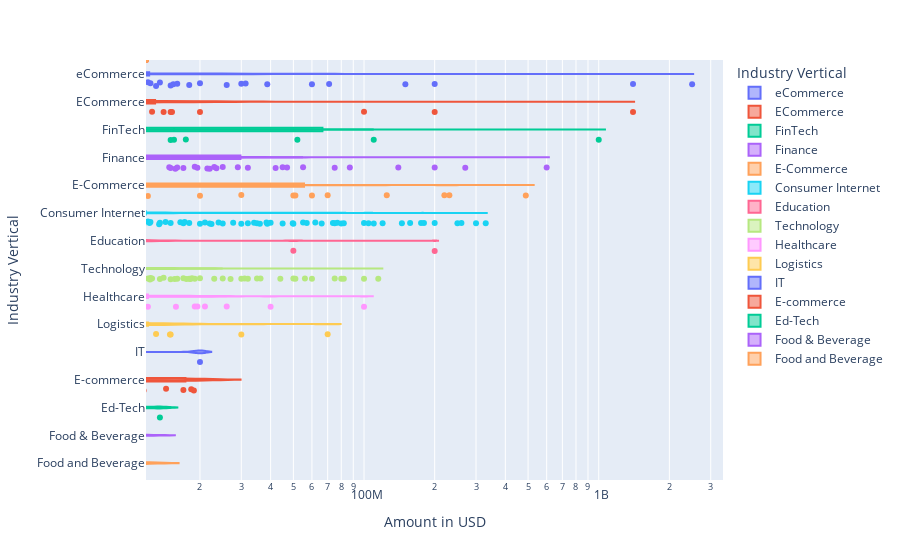

Here is the notebook cell this chart was saved with:
### Code cell
# violin plot
fig = px.violin(df_top_industry_vertical, x="Amount in USD", y="Industry Vertical", color="Industry Vertical", hover_name="Startup Name", log_x=True, box=True, points="all",)
fig.show()

### Figure 1 — Plotly figure (JSON) as saved in the notebook; plotly's stock layout.template omitted (floating-point values rounded to 4 significant figures; data arrays with more than 128 entries replaced by an {"elided": "..."} marker saying what was removed)
{"data": [{"alignmentgroup": "True", "box": {"visible": true}, "hovertemplate": "<b>%{hovertext}</b><br><br>Industry Vertical=%{y}<br>Amount in USD=%{x}<extra></extra>", "hovertext": ["Flipkart", "Flipkart", "Snapdeal", "BigBasket", "Flipkart", "Paytm", "Flipkart", "Pepperfry", "BlueStone", "Power2SME", "Droom", "PharmEasy", "StoreKing", "Yatra.com", "1mg", "Koovs", "Hopscotch", "Nykaa", "Moglix", "OfBusiness", "Power2SME", "Infibeam", "Jumbotail", "Zilingo", "Shopclues", "Stalk Buy Love", "Ninjacart", "Flyrobe", "Big Basket", "Koovs", "Moglix", "Clovia", "Collateral Medical", "LatestOne", "FarmLink", "MyGubbi", "Fynd", "Bombay Shaving Company", "Chaayos", "Chumbak", "SaleBhai", "UrDoorStep", "eShakti", "GoZefo", "Seniority", "ShopsUp", "kredX", "HappilyUnmarried", "YepMe", "perpule", "Bombay Shaving Company", "Fynd", "Giftxoxo", "Mojarto", "Vithi.com", "Prozo", "Spares Hub", "MCaffeine", "eQuickies", "TripShelf", "RentOnGo", "Brick2Wall", "Rootefy", "Promon", "Vegetall", "Indofash", "LetReach", "Funcart", "FabX", "VivoCarat", "Medzin", "Leopetra", "MamaEarth"], "legendgroup": "eCommerce", "marker": {"color": "#636efa"}, "name": "eCommerce", "offsetgroup": "eCommerce", "orientation": "h", "points": "all", "scalegroup": "True", "showlegend": true, "type": "violin", "x": [2500000000, 1400000000, 200000000, 150000000, 71000000, 60000000, 38700000, 31300000, 30000000, 26000000, 20000000, 18000000, 16000000, 15400000, 15000000, 13500000, 13000000, 12300000, 12000000, 11100000, 10000000, 8800000, 8500000, 8000000, 7700000, 6000000, 5500000, 5300000, 5000000, 4400000, 4200000, 4000000, 3500000, 3350000, 3000000, 2700000, 2400000, 2300000, 2000000, 1700000, 1500000, 1400000, 1350000, 1050000, 1000000, 963000, 750000, 740000, 700000, 650000, 600000, 500000, 450000, 445000, 375000, 315000, 311000, 300000, 298000, 250000, 234000, 200000, 187000, 180000, 162000, 150000, 100000, 70000, 68000, 50000, 45000, 40000, null], "x0": " ", "xaxis": "x", "y": ["eCommerce", "eCommerce", "eCommerce", "eCommerce", "eCommerce", "eCommerce", "eCommerce", "eCommerce", "eCommerce", "eCommerce", "eCommerce", "eCommerce", "eCommerce", "eCommerce", "eCommerce", "eCommerce", "eCommerce", "eCommerce", "eCommerce", "eCommerce", "eCommerce", "eCommerce", "eCommerce", "eCommerce", "eCommerce", "eCommerce", "eCommerce", "eCommerce", "eCommerce", "eCommerce", "eCommerce", "eCommerce", "eCommerce", "eCommerce", "eCommerce", "eCommerce", "eCommerce", "eCommerce", "eCommerce", "eCommerce", "eCommerce", "eCommerce", "eCommerce", "eCommerce", "eCommerce", "eCommerce", "eCommerce", "eCommerce", "eCommerce", "eCommerce", "eCommerce", "eCommerce", "eCommerce", "eCommerce", "eCommerce", "eCommerce", "eCommerce", "eCommerce", "eCommerce", "eCommerce", "eCommerce", "eCommerce", "eCommerce", "eCommerce", "eCommerce", "eCommerce", "eCommerce", "eCommerce", "eCommerce", "eCommerce", "eCommerce", "eCommerce", "eCommerce"], "y0": " ", "yaxis": "y"}, {"alignmentgroup": "True", "box": {"visible": true}, "hovertemplate": "<b>%{hovertext}</b><br><br>Industry Vertical=%{y}<br>Amount in USD=%{x}<extra></extra>", "hovertext": ["Paytm", "Paytm", "Shopclues", "Just Buy Live", "Urban Ladder", "Universal Sportsbiz Pvt. Ltd", "NetMeds", "Xpressbees", "Licious", "Zefo", "Wooplr", "SnapBizz", "BigBasket", "Voonik", "Koovs", "Truebil", "Jaypore", "IMbesharam", "Yaantra", "Ninjacart", "IndustryBuying", "DailyObjects", "The Good Life", "Fynd", "Careongo", "PinkBlue", "RoadGods", "Johari Shop", "Perfumery", "FreshBoxx"], "legendgroup": "ECommerce", "marker": {"color": "#EF553B"}, "name": "ECommerce", "offsetgroup": "ECommerce", "orientation": "h", "points": "all", "scalegroup": "True", "showlegend": true, "type": "violin", "x": [1400000000, 200000000, 100000000, 20000000, 15200000, 15000000, 14000000, 12500000, 10000000, 9200000, 8000000, 7200000, 7000000, 6000000, 5400000, 5150000, 5000000, 4000000, 3100000, 3000000, 1800000, 1400000, 1000000, 500000, 300000, 223608, 100000, 94000, 30000, null], "x0": " ", "xaxis": "x", "y": ["ECommerce", "ECommerce", "ECommerce", "ECommerce", "ECommerce", "ECommerce", "ECommerce", "ECommerce", "ECommerce", "ECommerce", "ECommerce", "ECommerce", "ECommerce", "ECommerce", "ECommerce", "ECommerce", "ECommerce", "ECommerce", "ECommerce", "ECommerce", "ECommerce", "ECommerce", "ECommerce", "ECommerce", "ECommerce", "ECommerce", "ECommerce", "ECommerce", "ECommerce", "ECommerce"], "y0": " ", "yaxis": "y"}, {"alignmentgroup": "True", "box": {"visible": true}, "hovertemplate": "<b>%{hovertext}</b><br><br>Industry Vertical=%{y}<br>Amount in USD=%{x}<extra></extra>", "hovertext": ["Paytm", "Tala", "Biz2Credit", "Aye Finance", "OkCredit", "INDwealth", "FPL Technologies", "Cashflo", "wealthbucket"], "legendgroup": "FinTech", "marker": {"color": "#00cc96"}, "name": "FinTech", "offsetgroup": "FinTech", "orientation": "h", "points": "all", "scalegroup": "True", "showlegend": true, "type": "violin", "x": [1000000000, 110000000, 52000000, 17411265, 15500000, 15000000, 4500000, 3300000, 3000000], "x0": " ", "xaxis": "x", "y": ["FinTech", "FinTech", "FinTech", "FinTech", "FinTech", "FinTech", "FinTech", "FinTech", "FinTech"], "y0": " ", "yaxis": "y"}, {"alignmentgroup": "True", "box": {"visible": true}, "hovertemplate": "<b>%{hovertext}</b><br><br>Industry Vertical=%{y}<br>Amount in USD=%{x}<extra></extra>", "hovertext": ["True North", "Edelweiss", "Epiq Capital", "Alteria Capital", "Lendingkart", "BharatPe", "Varthana", "NeoGrowth Credit", "Kuvera", "InCred Finance", "MSE", "Ofbusiness", "pi Ventures", "Samunnati", "Annapurna Finance", "Capital Float", "AyeFinance", "Spandana Sphoorty", "RenewBuy", "Black Soil", "NeoGrowth", "EarlySalary", "Drip capital", "Alpha Capital", "CoinTribe", "Avail Finance", "Aye Finance", "Aye Finance", "SaveBC", "InCred", "Progcap", "Lendingkart", "AyeFinance", "OptaCredit", "AyeFinance", "Villgro", "Fisdom", "Aashiyaan", "Finzy", "MyLoanCare", "Prest Loans", "Vola", "Nivesh", "happay", "Mihuru", "HealthFin"], "legendgroup": "Finance", "marker": {"color": "#ab63fa"}, "name": "Finance", "offsetgroup": "Finance", "orientation": "h", "points": "all", "scalegroup": "True", "showlegend": true, "type": "violin", "x": [600000000, 270000000, 200000000, 140000000, 87000000, 75000000, 55000000, 47000000, 45000000, 42000000, 32000000, 29000000, 25000000, 23500000, 23000000, 22000000, 21500000, 19500000, 19000000, 17000000, 16000000, 15700000, 15000000, 14800000, 10000000, 9000000, 8000000, 6240000, 6000000, 5900000, 5000000, 4700000, 4600000, 4000000, 3800000, 3500000, 3000000, 2000000, 1000000, 978000, 570000, 500000, 450000, 250000, 150000, null], "x0": " ", "xaxis": "x", "y": ["Finance", "Finance", "Finance", "Finance", "Finance", "Finance", "Finance", "Finance", "Finance", "Finance", "Finance", "Finance", "Finance", "Finance", "Finance", "Finance", "Finance", "Finance", "Finance", "Finance", "Finance", "Finance", "Finance", "Finance", "Finance", "Finance", "Finance", "Finance", "Finance", "Finance", "Finance", "Finance", "Finance", "Finance", "Finance", "Finance", "Finance", "Finance", "Finance", "Finance", "Finance", "Finance", "Finance", "Finance", "Finance", "Finance"], "y0": " ", "yaxis": "y"}, {"alignmentgroup": "True", "box": {"visible": true}, "hovertemplate": "<b>%{hovertext}</b><br><br>Industry Vertical=%{y}<br>Amount in USD=%{x}<extra></extra>", "hovertext": ["FabHotels", "Lenskart.com", "Digital Mall Asia", "Meesho", "CarDekho", "Moglix", "NoBroker", "Udaan", "Licious", "CarDekho", "Urban Ladder", "Cars24", "eshakti", "HomeLane", "Tea Box", "Infibeam", "The Label Life", "Cash Suvidha", "Vahdam Tea", "Cashify", "Edyoo", "Purplle", "Shopholix", "EasyEcom", "Kashmir Box"], "legendgroup": "E-Commerce", "marker": {"color": "#FFA15A"}, "name": "E-Commerce", "offsetgroup": "E-Commerce", "orientation": "h", "points": "all", "scalegroup": "True", "showlegend": true, "type": "violin", "x": [488997554, 231000000, 220000000, 125000000, 70000000, 60000000, 51000000, 50000000, 30000000, 20000000, 12000000, 11000000, 10100000, 10000000, 7000000, 6230000, 3100000, 2700000, 1500000, 935089, 735000, 537000, 233000, 150000, null], "x0": " ", "xaxis": "x", "y": ["E-Commerce", "E-Commerce", "E-Commerce", "E-Commerce", "E-Commerce", "E-Commerce", "E-Commerce", "E-Commerce", "E-Commerce", "E-Commerce", "E-Commerce", "E-Commerce", "E-Commerce", "E-Commerce", "E-Commerce", "E-Commerce", "E-Commerce", "E-Commerce", "E-Commerce", "E-Commerce", "E-Commerce", "E-Commerce", "E-Commerce", "E-Commerce", "E-Commerce"], "y0": " ", "yaxis": "y"}, {"alignmentgroup": "True", "box": {"visible": true}, "hovertemplate": "<b>%{hovertext}</b><br><br>Industry Vertical=%{y}<br>Amount in USD=%{x}<extra></extra>", "hovertext": {"elided": "205 str values"}, "legendgroup": "Consumer Internet", "marker": {"color": "#19d3f3"}, "name": "Consumer Internet", "offsetgroup": "Consumer Internet", "orientation": "h", "points": "all", "scalegroup": "True", "showlegend": true, "type": "violin", "x": {"elided": "205 int values"}, "x0": " ", "xaxis": "x", "y": {"elided": "205 str values"}, "y0": " ", "yaxis": "y"}, {"alignmentgroup": "True", "box": {"visible": true}, "hovertemplate": "<b>%{hovertext}</b><br><br>Industry Vertical=%{y}<br>Amount in USD=%{x}<extra></extra>", "hovertext": ["Furtados School of Music", "Byjus", "EduPristine", "Rao IIT Academy", "Eruditus", "Simplilearn", "Avanti Learning", "CueMath", "MyCity4Kids", "Sunstone Eduversity Pvt. Ltd", "EduAce Services", "Convegenius", "Justdakhila.com", "TopRankers", "Genius Corner", "MyChild App", "Gyaanzone", "Prepathon"], "legendgroup": "Education", "marker": {"color": "#FF6692"}, "name": "Education", "offsetgroup": "Education", "orientation": "h", "points": "all", "scalegroup": "True", "showlegend": true, "type": "violin", "x": [200000000, 50000000, 10000000, 8600000, 8200000, 6000000, 5000000, 4000000, 3000000, 1500000, 1000000, 900000, 750000, 670000, 278000, 100000, 45000, null], "x0": " ", "xaxis": "x", "y": ["Education", "Education", "Education", "Education", "Education", "Education", "Education", "Education", "Education", "Education", "Education", "Education", "Education", "Education", "Education", "Education", "Education", "Education"], "y0": " ", "yaxis": "y"}, {"alignmentgroup": "True", "box": {"visible": true}, "hovertemplate": "<b>%{hovertext}</b><br><br>Industry Vertical=%{y}<br>Amount in USD=%{x}<extra></extra>", "hovertext": {"elided": "141 str values"}, "legendgroup": "Technology", "marker": {"color": "#B6E880"}, "name": "Technology", "offsetgroup": "Technology", "orientation": "h", "points": "all", "scalegroup": "True", "showlegend": true, "type": "violin", "x": {"elided": "141 int values"}, "x0": " ", "xaxis": "x", "y": {"elided": "141 str values"}, "y0": " ", "yaxis": "y"}, {"alignmentgroup": "True", "box": {"visible": true}, "hovertemplate": "<b>%{hovertext}</b><br><br>Industry Vertical=%{y}<br>Amount in USD=%{x}<extra></extra>", "hovertext": ["Shape", "Healthcare at Home", "Portea", "Tynor Othontics", "iGenetics", "Sigtuple", "Medikabazaar", "healthifyme", "MedGenome", "Axio", "OncoStem", "MyUpchar", "mfine", "MamaEarth", "Healthi", "Cult", "Wellthy", "Vyome Biosciences", "Doxper", "eKincare", "MobieFit", "3HCare", "Cygnus Hospitals", "5th Vital", "PeeBuddy", "Touchkin", "NirogStreet", "HWell24", "MEngage", "Life Circle", "iNICU"], "legendgroup": "Healthcare", "marker": {"color": "#FF97FF"}, "name": "Healthcare", "offsetgroup": "Healthcare", "orientation": "h", "points": "all", "scalegroup": "True", "showlegend": true, "type": "violin", "x": [100000000, 40000000, 26000000, 21000000, 19500000, 19000000, 15800000, 12000000, 10000000, 7400000, 6000000, 5000000, 4200000, 4000000, 3100000, 3000000, 2100000, 2000000, 1900000, 1500000, 1350000, 1000000, 750000, 500000, 443000, 400000, 300000, 200000, 175000, 150000, null], "x0": " ", "xaxis": "x", "y": ["Healthcare", "Healthcare", "Healthcare", "Healthcare", "Healthcare", "Healthcare", "Healthcare", "Healthcare", "Healthcare", "Healthcare", "Healthcare", "Healthcare", "Healthcare", "Healthcare", "Healthcare", "Healthcare", "Healthcare", "Healthcare", "Healthcare", "Healthcare", "Healthcare", "Healthcare", "Healthcare", "Healthcare", "Healthcare", "Healthcare", "Healthcare", "Healthcare", "Healthcare", "Healthcare", "Healthcare"], "y0": " ", "yaxis": "y"}, {"alignmentgroup": "True", "box": {"visible": true}, "hovertemplate": "<b>%{hovertext}</b><br><br>Industry Vertical=%{y}<br>Amount in USD=%{x}<extra></extra>", "hovertext": ["Blackbuck", "Ecom Express", "Rivigo", "TruckingCube", "Leap India", "Origo Commodities India Pvt. Ltd", "4tigo", "Pando", "BlackBuck", "Schedulers Logistics", "Emiza", "TruxApp", "WoW Express", "Grab.in", "StanPlus", "Connect India", "Truckola", "MaalGaadi", "SpeedBox", "Zebroads", "Box My Space"], "legendgroup": "Logistics", "marker": {"color": "#FECB52"}, "name": "Logistics", "offsetgroup": "Logistics", "orientation": "h", "points": "all", "scalegroup": "True", "showlegend": true, "type": "violin", "x": [70000000, 30000000, 15000000, 14900000, 13000000, 11000000, 10000000, 9000000, 7700000, 6000000, 4500000, 3100000, 2200000, 2000000, 1100000, 1000000, 595000, 375000, 300000, 75000, null], "x0": " ", "xaxis": "x", "y": ["Logistics", "Logistics", "Logistics", "Logistics", "Logistics", "Logistics", "Logistics", "Logistics", "Logistics", "Logistics", "Logistics", "Logistics", "Logistics", "Logistics", "Logistics", "Logistics", "Logistics", "Logistics", "Logistics", "Logistics", "Logistics"], "y0": " ", "yaxis": "y"}, {"alignmentgroup": "True", "box": {"visible": true}, "hovertemplate": "<b>%{hovertext}</b><br><br>Industry Vertical=%{y}<br>Amount in USD=%{x}<extra></extra>", "hovertext": ["Capillary", "Anchanto", "Narvar", "Disprz", "Elucidata", "Credy", "Entropik", "19th mile"], "legendgroup": "IT", "marker": {"color": "#636efa"}, "name": "IT", "offsetgroup": "IT", "orientation": "h", "points": "all", "scalegroup": "True", "showlegend": true, "type": "violin", "x": [20000000, 4000000, 3000000, 2500000, 1700000, 1400000, 1100000, 180000], "x0": " ", "xaxis": "x", "y": ["IT", "IT", "IT", "IT", "IT", "IT", "IT", "IT"], "y0": " ", "yaxis": "y"}, {"alignmentgroup": "True", "box": {"visible": true}, "hovertemplate": "<b>%{hovertext}</b><br><br>Industry Vertical=%{y}<br>Amount in USD=%{x}<extra></extra>", "hovertext": ["Appario Retail Pvt Ltd.", "Mamaearth", "Medlife", "KrazyBee", "GlowRoad", "My Healthcare", "Craftsvilla", "Kabadiwala", "StyleDotMe", "WOTU"], "legendgroup": "E-commerce", "marker": {"color": "#EF553B"}, "name": "E-commerce", "offsetgroup": "E-commerce", "orientation": "h", "points": "all", "scalegroup": "True", "showlegend": true, "type": "violin", "x": [18840000, 18358860, 17000000, 14342000, 11500000, 3000000, 2443495, 430665, 0, null], "x0": " ", "xaxis": "x", "y": ["E-commerce", "E-commerce", "E-commerce", "E-commerce", "E-commerce", "E-commerce", "E-commerce", "E-commerce", "E-commerce", "E-commerce"], "y0": " ", "yaxis": "y"}, {"alignmentgroup": "True", "box": {"visible": true}, "hovertemplate": "<b>%{hovertext}</b><br><br>Industry Vertical=%{y}<br>Amount in USD=%{x}<extra></extra>", "hovertext": ["IMAX Program", "Vedantu", "quizizz", "Edureka", "Avishkaar Box", "Shirsa Labs", "Nayi Disha", "kidovators", "IndigoLearn", "Toppr", "Kriger Campus", "Chrysalis"], "legendgroup": "Ed-Tech", "marker": {"color": "#00cc96"}, "name": "Ed-Tech", "offsetgroup": "Ed-Tech", "orientation": "h", "points": "all", "scalegroup": "True", "showlegend": true, "type": "violin", "x": [13500000, 10000000, 3000000, 2000000, 772500, 500000, 300000, 180000, 150000, 100000, 46140, null], "x0": " ", "xaxis": "x", "y": ["Ed-Tech", "Ed-Tech", "Ed-Tech", "Ed-Tech", "Ed-Tech", "Ed-Tech", "Ed-Tech", "Ed-Tech", "Ed-Tech", "Ed-Tech", "Ed-Tech", "Ed-Tech"], "y0": " ", "yaxis": "y"}, {"alignmentgroup": "True", "box": {"visible": true}, "hovertemplate": "<b>%{hovertext}</b><br><br>Industry Vertical=%{y}<br>Amount in USD=%{x}<extra></extra>", "hovertext": ["Big Fish Ventures", "Faasos", "RAW Pressery", "WayCool", "GoldFarm", "Hello Curry", "MyGreens", "Dropkaffe", "FYRE", "Biryani Blues", "Chai Thela", "Chevon"], "legendgroup": "Food & Beverage", "marker": {"color": "#ab63fa"}, "name": "Food & Beverage", "offsetgroup": "Food & Beverage", "orientation": "h", "points": "all", "scalegroup": "True", "showlegend": true, "type": "violin", "x": [11100000, 6300000, 6000000, 2700000, 2000000, 1500000, 1000000, 550000, 500000, 368000, 218000, null], "x0": " ", "xaxis": "x", "y": ["Food & Beverage", "Food & Beverage", "Food & Beverage", "Food & Beverage", "Food & Beverage", "Food & Beverage", "Food & Beverage", "Food & Beverage", "Food & Beverage", "Food & Beverage", "Food & Beverage", "Food & Beverage"], "y0": " ", "yaxis": "y"}, {"alignmentgroup": "True", "box": {"visible": true}, "hovertemplate": "<b>%{hovertext}</b><br><br>Industry Vertical=%{y}<br>Amount in USD=%{x}<extra></extra>", "hovertext": ["Bira91", "HungerBox", "Bira91", "Daalchini Technologies", "GoDesi", "Burger Singh"], "legendgroup": "Food and Beverage", "marker": {"color": "#FFA15A"}, "name": "Food and Beverage", "offsetgroup": "Food and Beverage", "orientation": "h", "points": "all", "scalegroup": "True", "showlegend": true, "type": "violin", "x": [10000000, 6590000, 5600000, 500000, 138995, 0], "x0": " ", "xaxis": "x", "y": ["Food and Beverage", "Food and Beverage", "Food and Beverage", "Food and Beverage", "Food and Beverage", "Food and Beverage"], "y0": " ", "yaxis": "y"}], "layout": {"legend": {"title": {"text": "Industry Vertical"}, "tracegroupgap": 0}, "margin": {"t": 60}, "violinmode": "overlay", "xaxis": {"anchor": "y", "domain": [0, 1], "title": {"text": "Amount in USD"}, "type": "log"}, "yaxis": {"anchor": "x", "categoryarray": ["Food and Beverage", "Food & Beverage", "Ed-Tech", "E-commerce", "IT", "Logistics", "Healthcare", "Technology", "Education", "Consumer Internet", "E-Commerce", "Finance", "FinTech", "ECommerce", "eCommerce"], "categoryorder": "array", "domain": [0, 1], "title": {"text": "Industry Vertical"}}}}
